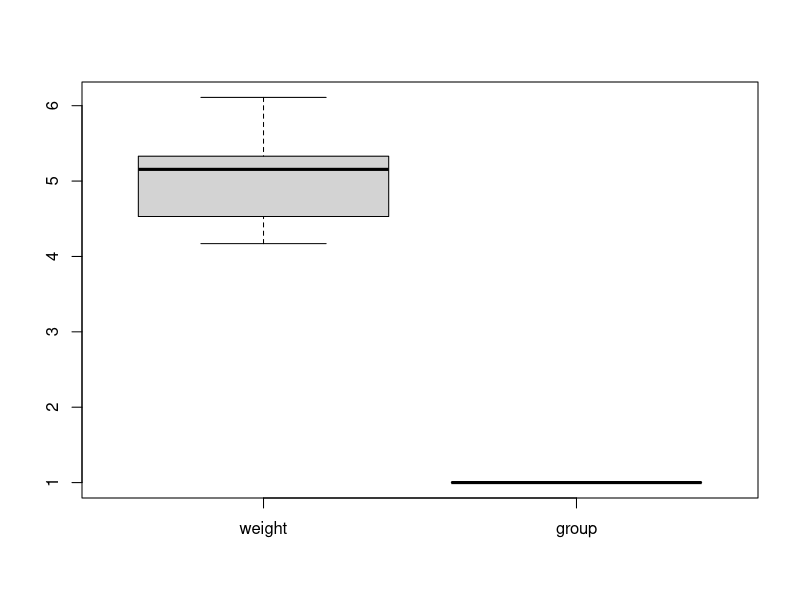

R code for this plot: (Note: this script raises an error after producing the figure.)
## ---- chunk 1

head(PlantGrowth)
str(PlantGrowth)

## ---- chunk 2

ctrl <- subset(PlantGrowth,group=="ctrl")
summary(ctrl)
boxplot(ctrl)

## ---- chunk 3
sesionInfo()
